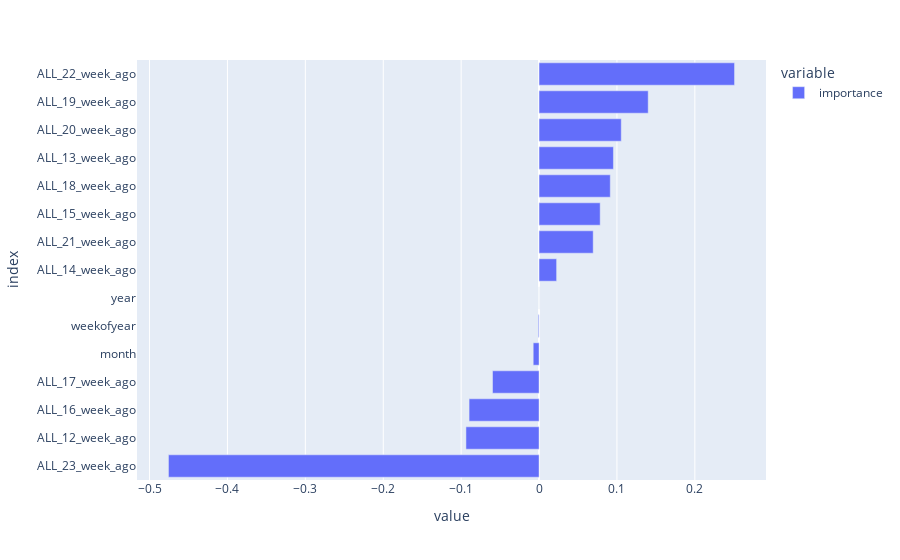

The notebook cell saved with this chart:
### Markdown cell above
## forecast

### Code cell
%%time

train_last_date = '2022-01-02'
X_train = X[X.index <= train_last_date]
y_train = y[y.index <= train_last_date]
print(X_train.shape, y_train.shape)

model = trainXGBoost(X_train, y_train)

fi = pd.DataFrame(model.coef_, index=X_train.columns, columns=['importance']).sort_values('importance')
px.bar(fi, orientation='h')

### Figure 1 — Plotly figure (JSON) as saved in the notebook; plotly's stock layout.template omitted (floating-point values rounded to 4 significant figures)
{"data": [{"alignmentgroup": "True", "hovertemplate": "variable=importance<br>value=%{x}<br>index=%{y}<extra></extra>", "legendgroup": "importance", "marker": {"color": "#636efa", "pattern": {"shape": ""}}, "name": "importance", "offsetgroup": "importance", "orientation": "h", "showlegend": true, "textposition": "auto", "type": "bar", "x": [-0.4757, -0.09385, -0.08982, -0.05975, -0.007496, -0.0009962, -3.237e-05, 0.02255, 0.0695, 0.07848, 0.09144, 0.09548, 0.1055, 0.1401, 0.251], "xaxis": "x", "y": ["ALL_23_week_ago", "ALL_12_week_ago", "ALL_16_week_ago", "ALL_17_week_ago", "month", "weekofyear", "year", "ALL_14_week_ago", "ALL_21_week_ago", "ALL_15_week_ago", "ALL_18_week_ago", "ALL_13_week_ago", "ALL_20_week_ago", "ALL_19_week_ago", "ALL_22_week_ago"], "yaxis": "y"}], "layout": {"autosize": true, "barmode": "relative", "legend": {"title": {"text": "variable"}, "tracegroupgap": 0}, "margin": {"t": 60}, "xaxis": {"anchor": "y", "autorange": true, "domain": [0, 1], "range": [-0.5161, 0.2913], "title": {"text": "value"}, "type": "linear"}, "yaxis": {"anchor": "x", "autorange": true, "domain": [0, 1], "range": [-0.5, 14.5], "title": {"text": "index"}, "type": "category"}}}
